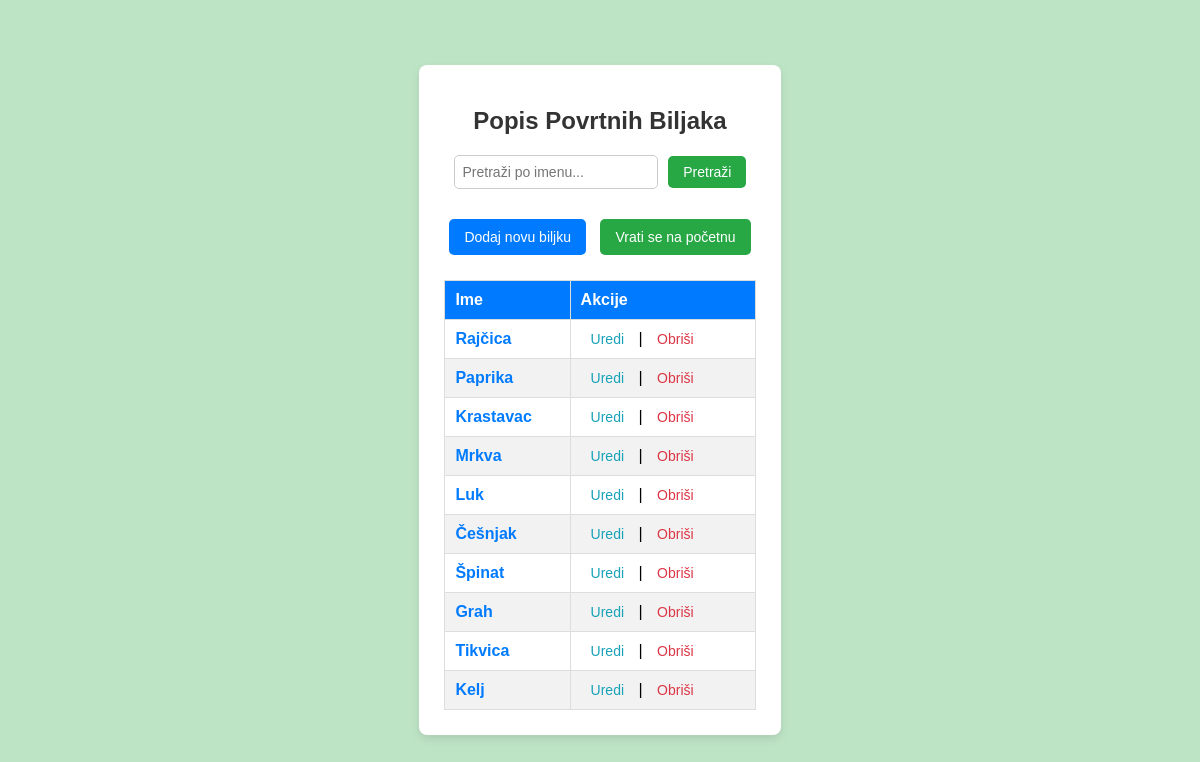
Before: /povrtnabiljke/ (signed in) with the older database file.
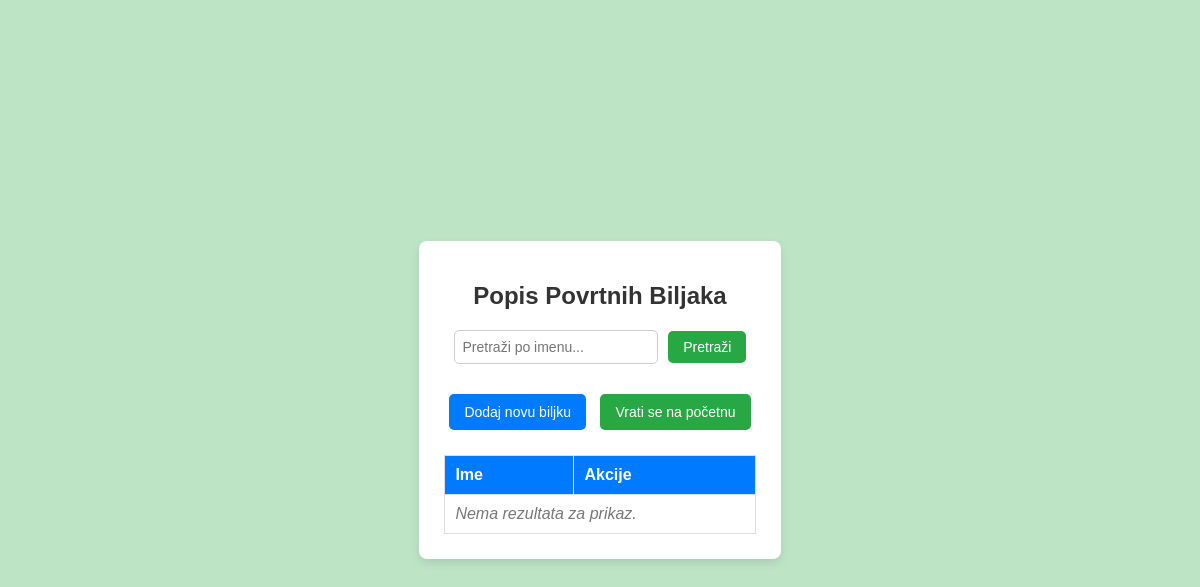
After: the same page with the newer database file.
### PZWapp/models.py (models this page shows, shortened)
class PovrtnaBiljka(models.Model):
    user = models.ForeignKey(
        settings.AUTH_USER_MODEL,
        on_delete=models.CASCADE,
        related_name='povrtne_biljke',
        default=get_default_user()
    )
    ime_p = models.CharField(max_length=30)
    regijaBiljke_p = models.CharField(max_length=100)
    vrijemeSazrijevanja_p = models.CharField(max_length=50)

### PZWapp/views.py (the view)
# urls.py: path('povrtnabiljke/', PovrtnaBiljkaListView.as_view(), name='povrtnabiljka_list'),
class PovrtnaBiljkaListView( ListView):
    model = PovrtnaBiljka
    template_name = 'main/povrtna_biljka_list.html'
    context_object_name = 'biljke'
    def get_queryset(self):
        if self.request.user.is_authenticated:
            return PovrtnaBiljka.objects.filter(user_id=self.request.user.id).exclude(user__isnull=True)
        else:
            return PovrtnaBiljka.objects.none()

### PZWapp/templates/main/povrtna_biljka_list.html (shortened to what this page needs)
<!DOCTYPE html>
<html lang="hr">
<head>
    {% load static %}
    <link rel="stylesheet" href="{% static 'css/povrtna_biljka.css' %}">
</head>
<body class="lista_povrtnih_biljaka">
    <div class="container">
        <h1>Popis Povrtnih Biljaka</h1>
        <form method="get" class="search-form">
            <input type="text" name="q" placeholder="Pretraži po imenu..." class="search-input" value="{{ request.GET.q }}">
            <button type="submit" class="search-btn">Pretraži</button>
        </form>
        <a href="{% url 'PZWapp:povrtnabiljka_create' %}" class="btn add-btn">Dodaj novu biljku</a>
        <a href="{% url 'PZWapp:homepage' %}" class="btn home-btn">Vrati se na početnu</a>
        <table class="plant-table">
            <thead>
                <tr>
                    <th>Ime</th>
                    <th>Akcije</th>
                </tr>
            </thead>
            <tbody>
                {% for biljka in biljke %}
                <tr>
                    <td><a href="{% url 'PZWapp:povrtnabiljka_detail' biljka.id %}" class="plant-link">{{ biljka.ime_p }}</a></td>
                    <td class="action-links">
                        <a href="{% url 'PZWapp:povrtnabiljka_update' biljka.id %}" class="edit-link">Uredi</a> |
                        <a href="{% url 'PZWapp:povrtnabiljka_delete' biljka.id %}" class="delete-link">Obriši</a>
                    </td>
                </tr>
                {% empty %}
                <tr>
                    <td colspan="2" class="no-results">Nema rezultata za prikaz.</td>
                </tr>
                {% endfor %}
            </tbody>
        </table>
    </div>
</body>
</html>

Changed rows visible on the page:
no longer on this page (row edited): PovrtnaBiljka: ime_p "Rajčica"
no longer on this page (row edited): PovrtnaBiljka: ime_p "Paprika"
no longer on this page (row edited): PovrtnaBiljka: ime_p "Krastavac"
no longer on this page (row edited): PovrtnaBiljka: ime_p "Mrkva"
no longer on this page (row edited): PovrtnaBiljka: ime_p "Luk"
no longer on this page (row edited): PovrtnaBiljka: ime_p "Češnjak"
no longer on this page (row edited): PovrtnaBiljka: ime_p "Špinat"
no longer on this page (row edited): PovrtnaBiljka: ime_p "Grah"
no longer on this page (row edited): PovrtnaBiljka: ime_p "Tikvica"
no longer on this page (row edited): PovrtnaBiljka: ime_p "Kelj"
Other visible differences:
text now shown: "Nema rezultata za prikaz."
